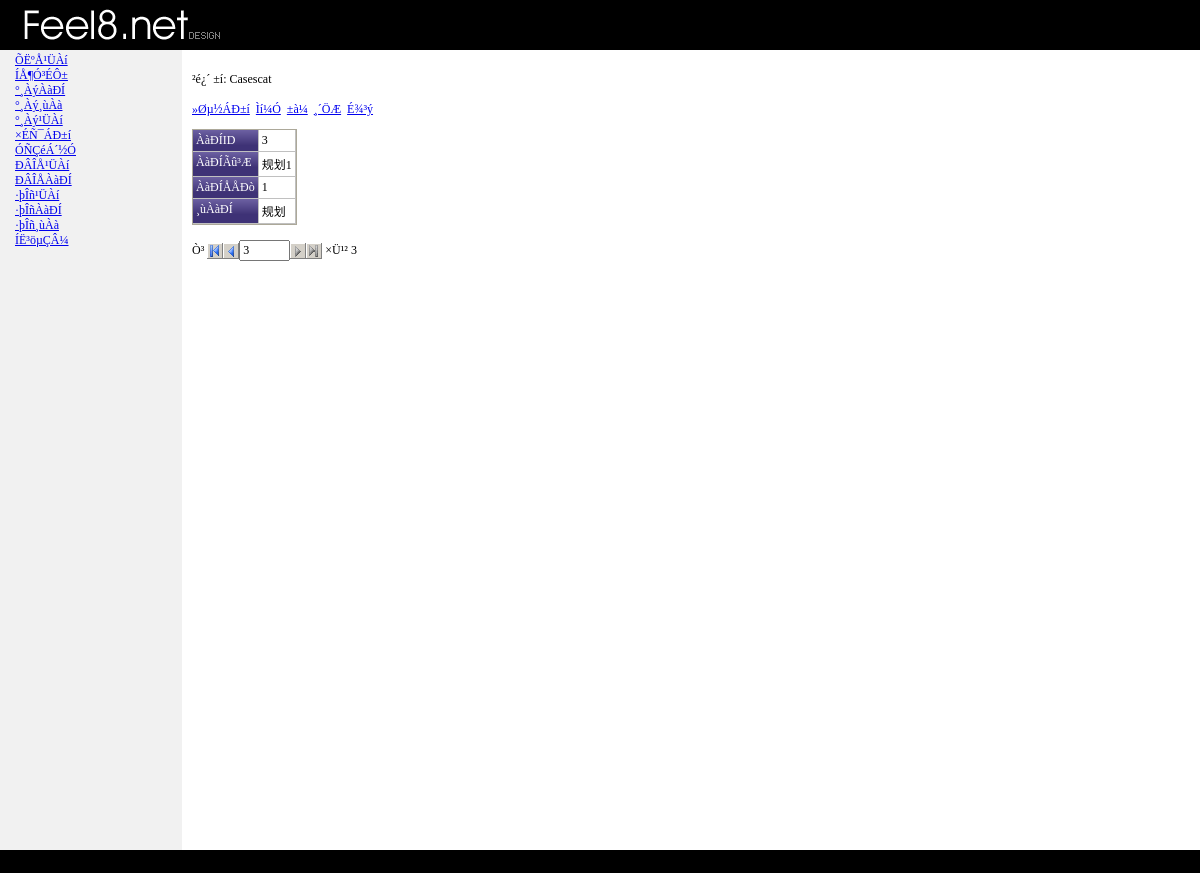
Screenshot of /admin/casescatview.php?id=3 (signed in) with the database file from the repository.
### tables this page shows
CREATE TABLE `casescat` (
  `id` bigint(20) NOT NULL AUTO_INCREMENT,
  `catname` varchar(200) NOT NULL,
  `rootid` bigint(20) NOT NULL,
  `catorder` bigint(20) NOT NULL,
  PRIMARY KEY (`id`)
);

### admin/casescatview.php (the view, shortened to what the rows shown need)
<?php include "ewcfg6.php" ?>
<?php include "ewmysql6.php" ?>
<?php include "phpfn6.php" ?>
<?php include "casescatinfo.php" ?>
<?php
$casescat_view = new ccasescat_view();
$Page =& $casescat_view;
$casescat_view->Page_Init();
$casescat_view->Page_Main();
?>
<?php include "header.php" ?>
<?php $casescat_view->ShowMessage() ?>
<p>
<table cellspacing="0" class="ewGrid"><tr><td class="ewGridContent">
<div class="ewGridMiddlePanel">
<table cellspacing="0" class="ewTable">
<?php if ($casescat->catname->Visible) {  ?>
	<tr<?php echo $casescat->catname->RowAttributes ?>>
		<td class="ewTableHeader">ÀàÐÍÃû³Æ</td>
		<td<?php echo $casescat->catname->CellAttributes() ?>>
<div<?php echo $casescat->catname->ViewAttributes() ?>><?php echo $casescat->catname->ViewValue ?></div></td>
	</tr>
<?php } ?>
</table>
</div>
</td></tr></table>
<?php if ($casescat->Export == "") { ?>
<br>
<form name="ewpagerform" id="ewpagerform" class="ewForm" action="<?php echo ew_CurrentPage() ?>">
<table border="0" cellspacing="0" cellpadding="0" class="ewPager">
	<tr>
		<td nowrap>
<?php if (!isset($casescat_view->Pager)) $casescat_view->Pager = new cPrevNextPager($casescat_view->lStartRec, $casescat_view->lDisplayRecs, $casescat_view->lTotalRecs) ?>
<?php if ($casescat_view->Pager->RecordCount > 0) { ?>
	<table border="0" cellspacing="0" cellpadding="0"><tr><td><span class="phpmaker">Ò³&nbsp;</span></td>
	<?php if ($casescat_view->Pager->FirstButton->Enabled) { ?>
	<td><a href="<?php echo $casescat_view->PageUrl() ?>start=<?php echo $casescat_view->Pager->FirstButton->Start ?>"><img src="images/first.gif" alt="µÚÒ»Ò³" width="16" height="16" border="0"></a></td>
	<?php } else { ?>
	<td><img src="images/firstdisab.gif" alt="µÚÒ»Ò³" width="16" height="16" border="0"></td>
	<?php } ?>
	<?php if ($casescat_view->Pager->PrevButton->Enabled) { ?>
	<td><a href="<?php echo $casescat_view->PageUrl() ?>start=<?php echo $casescat_view->Pager->PrevButton->Start ?>"><img src="images/prev.gif" alt="ÉÏÒ»Ò³" width="16" height="16" border="0"></a></td>
	<?php } else { ?>
	<td><img src="images/prevdisab.gif" alt="ÉÏÒ»Ò³" width="16" height="16" border="0"></td>
	<?php } ?>
	<td><input type="text" name="<?php echo EW_TABLE_PAGE_NO ?>" id="<?php echo EW_TABLE_PAGE_NO ?>" value="<?php echo $casescat_view->Pager->CurrentPage ?>" size="4"></td>
	<?php if ($casescat_view->Pager->NextButton->Enabled) { ?>
	<td><a href="<?php echo $casescat_view->PageUrl() ?>start=<?php echo $casescat_view->Pager->NextButton->Start ?>"><img src="images/next.gif" alt="ÏÂÒ»Ò³" width="16" height="16" border="0"></a></td>
	<?php } else { ?>
	<td><img src="images/nextdisab.gif" alt="ÏÂÒ»Ò³" width="16" height="16" border="0"></td>
	<?php } ?>
	<?php if ($casescat_view->Pager->LastButton->Enabled) { ?>
	<td><a href="<?php echo $casescat_view->PageUrl() ?>start=<?php echo $casescat_view->Pager->LastButton->Start ?>"><img src="images/last.gif" alt="×îºóÒ³" width="16" height="16" border="0"></a></td>
	<?php } else { ?>
	<td><img src="images/lastdisab.gif" alt="×îºóÒ³" width="16" height="16" border="0"></td>
	<?php } ?>
	<td><span class="phpmaker">&nbsp;×Ü¹² <?php echo $casescat_view->Pager->PageCount ?></span></td>
	</tr></table>
<?php } ?>
		</td>
	</tr>
</table>
</form>
<?php } ?>
<?php include "footer.php" ?>
<?php
class ccasescat_view {
	function PageUrl() {
		$PageUrl = ew_CurrentPage() . "?";
		return $PageUrl;
	}
	function IsPageRequest() {
		global $objForm, $casescat;
		if ($casescat->UseTokenInUrl) {
			if ($objForm)
				return ($casescat->TableVar == $objForm->GetValue("t"));
			if (@$_GET["t"] <> "")
				return ($casescat->TableVar == $_GET["t"]);
		} else {
			return TRUE;
		}
	}
	function ccasescat_view() {
		$conn = ew_Connect();
	}
	function Page_Main() {
		global $casescat;
		if ($this->IsPageRequest()) {
			$casescat->CurrentAction = "I";
			switch ($casescat->CurrentAction) {
				case "I":
					$rs = $this->LoadRecordset();
			}
		} else {
			$sReturnUrl = "casescatlist.php";
		}
	}
	function LoadRecordset($offset = -1, $rowcnt = -1) {
		global $conn, $casescat;
		$casescat->Recordset_Selecting($casescat->CurrentFilter);
		$sSql = $casescat->SelectSQL();
		$conn->raiseErrorFn = 'ew_ErrorFn';
		$rs = $conn->Execute($sSql);
		return $rs;
	}
	function RenderRow() {
		global $conn, $Security, $casescat;
		$casescat->Row_Rendering();
		$casescat->id->CellCssStyle = "";
		$casescat->id->CellCssClass = "";
		$casescat->catname->CellCssStyle = "";
		$casescat->catname->CellCssClass = "";
		$casescat->catorder->CellCssStyle = "";
		$casescat->catorder->CellCssClass = "";
		$casescat->rootid->CellCssStyle = "";
		$casescat->rootid->CellCssClass = "";
		if ($casescat->RowType == EW_ROWTYPE_VIEW) {
			$casescat->id->ViewValue = $casescat->id->CurrentValue;
			$casescat->id->CssStyle = "";
			$casescat->id->CssClass = "";
			$casescat->id->ViewCustomAttributes = "";
			$casescat->catname->ViewValue = $casescat->catname->CurrentValue;
			$casescat->catname->CssStyle = "";
			$casescat->catname->CssClass = "";
			$casescat->catname->ViewCustomAttributes = "";
			$casescat->catorder->ViewValue = $casescat->catorder->CurrentValue;
			$casescat->catorder->CssStyle = "";
			$casescat->catorder->CssClass = "";
			$casescat->catorder->ViewCustomAttributes = "";
			if (strval($casescat->rootid->CurrentValue) <> "") {
				$sSqlWrk = "SELECT `rootname` FROM `casesroot` WHERE `id` = " . ew_AdjustSql($casescat->rootid->CurrentValue) . "";
				$rswrk = $conn->Execute($sSqlWrk);
				if ($rswrk && !$rswrk->EOF) {
					$casescat->rootid->ViewValue = $rswrk->fields('rootname');
				} else {
					$casescat->rootid->ViewValue = $casescat->rootid->CurrentValue;
				}
			} else {
				$casescat->rootid->ViewValue = NULL;
			}
		}
	}
}
?>

### rows the page displays
casescat: catname "规划1", pageno "3", catorder "3"

### other values shown
$item->Text "ÕËºÅ¹ÜÀí"
$item->Text "ÍÅ¶Ó³ÉÔ±"
$item->Text "°¸ÀýÀàÐÍ"
$item->Text "°¸Àý¸ùÀà"
$item->Text "°¸Àý¹ÜÀí"
$item->Text "×ÉÑ¯ÁÐ±í"
$item->Text "ÓÑÇéÁ´½Ó"
$item->Text "ÐÂÎÅ¹ÜÀí"
$item->Text "ÐÂÎÅÀàÐÍ"
$item->Text "·þÎñ¹ÜÀí"
$item->Text "·þÎñÀàÐÍ"
$item->Text "·þÎñ¸ùÀà"
$item->Text "ÍË³öµÇÂ¼"
$casescat->id->ViewValue "3"
$casescat->catorder->ViewValue "1"
